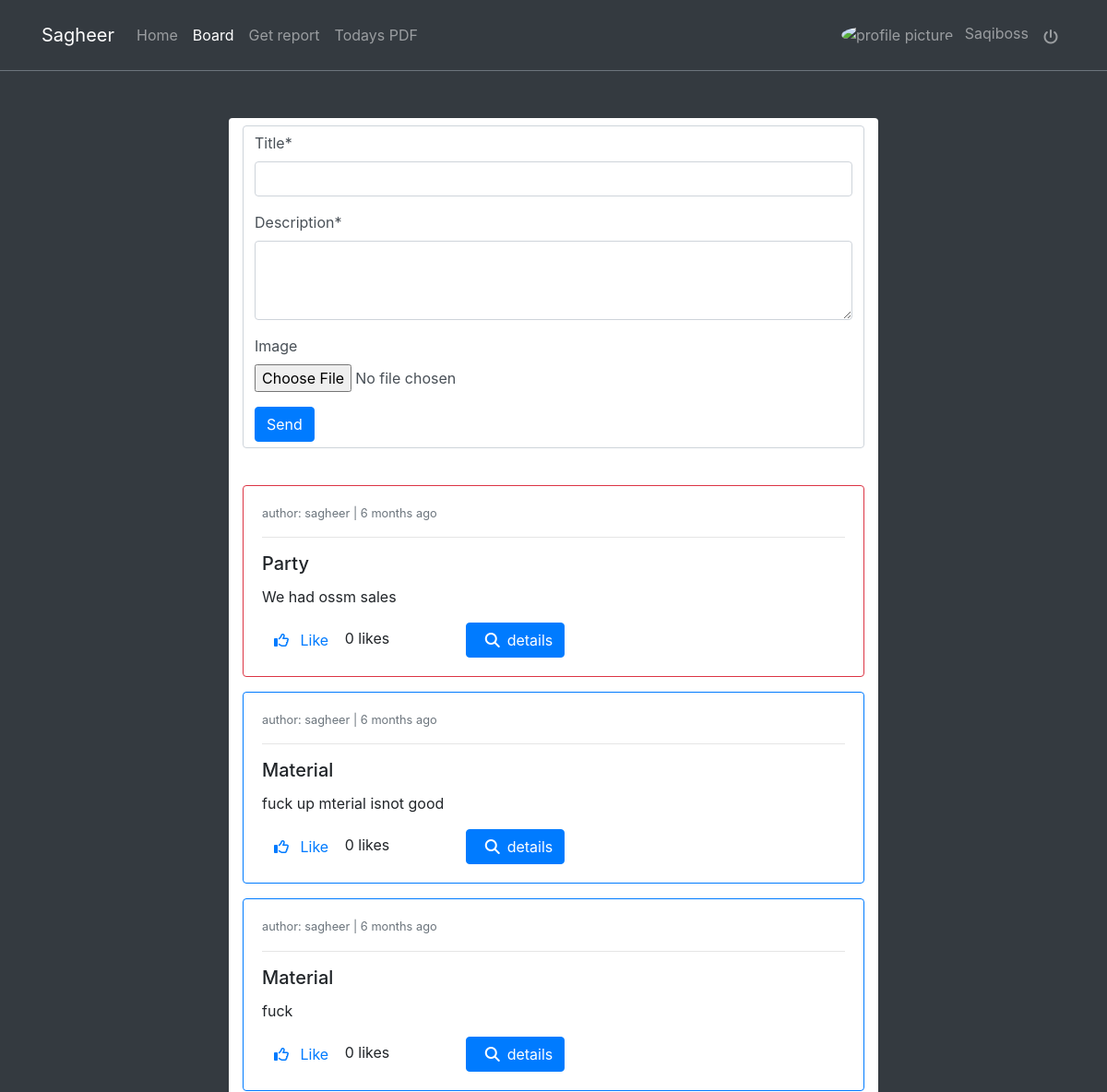
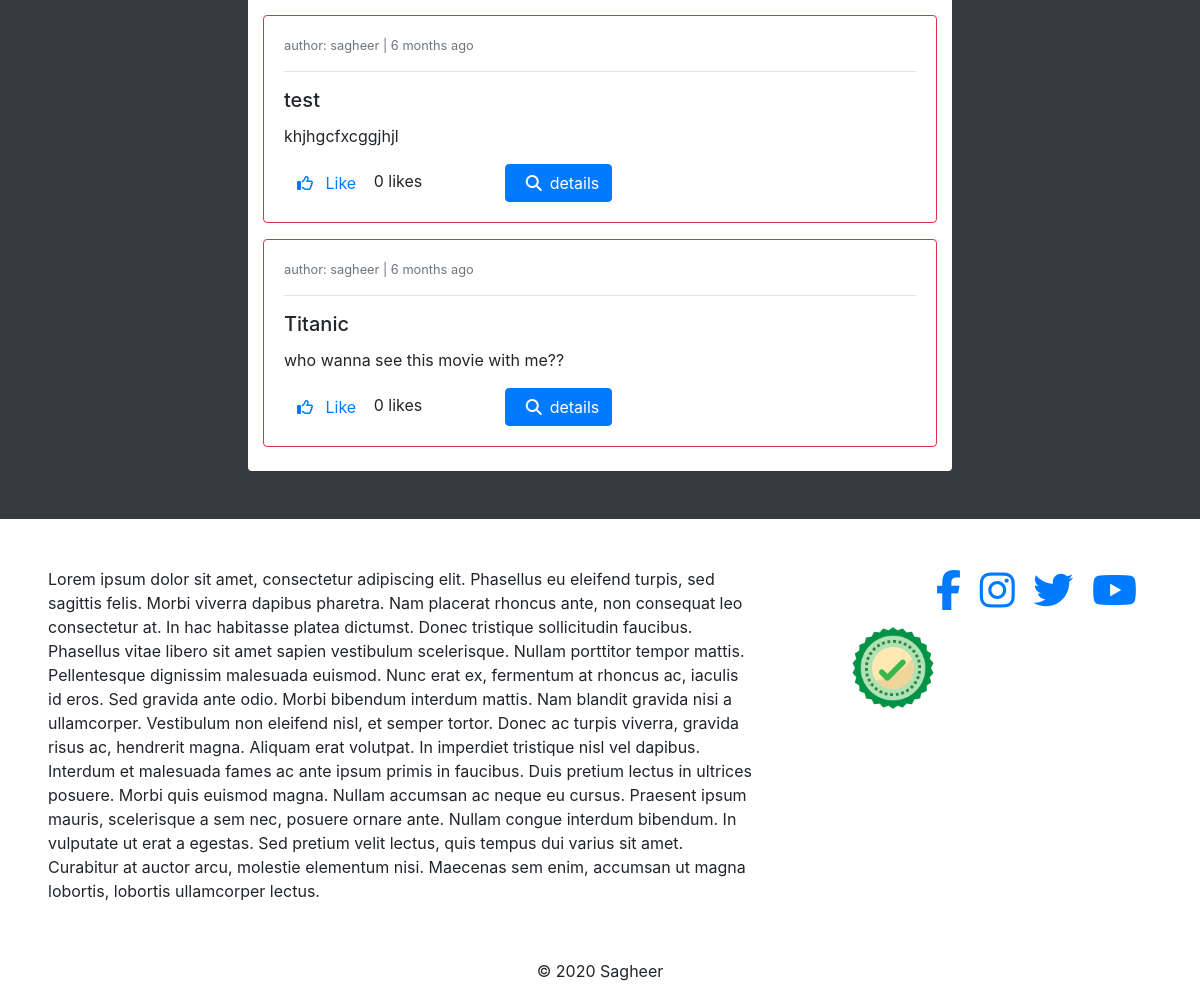
The app's page /posts/ (signed in) with its own data (2 pictures, top to bottom).
### posts/models.py (models this page shows, shortened)
class Post(models.Model):
    author = models.ForeignKey(Profile, on_delete=models.CASCADE)
    liked = models.ManyToManyField(Profile, related_name="liked", blank=True)
    updated = models.DateTimeField(auto_now=True)
    created = models.DateTimeField(auto_now_add=True)

class GeneralPost(Post):
    title = models.CharField(max_length=200)
    description = models.TextField(max_length=360)
    image = models.ImageField(upload_to=get_upload_path, blank=True, validators=[
                              FileExtensionValidator(['png', 'jpg', 'jpeg'])])
    def get_absolute_url(self):
        return reverse("posts:gp-detail", kwargs={"pk": self.pk})

class Post(models.Model):
    author = models.ForeignKey(Profile, on_delete=models.CASCADE)
    liked = models.ManyToManyField(Profile, related_name="liked", blank=True)
    updated = models.DateTimeField(auto_now=True)
    created = models.DateTimeField(auto_now_add=True)

class ProblemPost(Post):
    report = models.ForeignKey(Report, on_delete=models.CASCADE)
    problem_reported = models.ForeignKey(
        ProblemReported, on_delete=models.CASCADE)
    objects = PostManager()
    def get_absolute_url(self):
        return reverse("posts:pp-detail", kwargs={"pk1": self.pk, 'pk': self.problem_reported.id})

### profiles/models.py (models this page shows)
class Profile(models.Model):
    user=models.OneToOneField(User,on_delete=models.CASCADE)
    bio=models.TextField()
    profile_picture=models.ImageField(upload_to=get_upload_path,default='uploads/profile/img/avatar.png',validators=[FileExtensionValidator(['png','jpg','jpeg'])])
    website=models.CharField(max_length=220)
    updated=models.DateTimeField(auto_now=True)
    created=models.DateTimeField(auto_now_add=True)
    def __str__(self):
        return "{}".format(self.user)

### reports/models.py (models this page shows, shortened)
class ProblemReported(models.Model):
    category=models.ForeignKey(Category,on_delete=models.CASCADE)
    description=models.TextField()
    problem_id=models.CharField(max_length=12,unique=True,blank=True,default=random_code)
    breakdown=models.PositiveIntegerField()
    public=models.BooleanField(default=False)
    user=models.ForeignKey(User,on_delete=models.CASCADE)
    report=models.ForeignKey(Report,on_delete=models.CASCADE)
    updated=models.DateTimeField(auto_now=True)
    created=models.DateTimeField(auto_now_add=True)
    objects=ProblemReportedManager()

### category/models.py (models this page shows)
class Category(models.Model):
    name=models.CharField(max_length=100)
    description=models.TextField(blank=True)
    updated=models.DateTimeField(auto_now=True)
    created=models.DateTimeField(auto_now_add=True)
    def __str__(self):
        return self.name
    class Meta:
        verbose_name="Category"
        verbose_name_plural="Categories"

### posts/views.py (the view)
# urls.py: path('', PostCreateView.as_view(), name="post-list"),
class PostCreateView(FormUserRequiredMixin, CreateView):
    form_class = PostForm
    template_name = 'posts/board.html'
    success_url = reverse_lazy('posts:post-list')
    def get_context_data(self, **kwargs):
        qs1 = ProblemPost.objects.public_only()
        qs2 = GeneralPost.objects.all()
        qs = sorted(chain(qs1, qs2), reverse=True, key=lambda obj: obj.created)
        context = super().get_context_data(**kwargs)
        context["object_list"] = qs
        return context

### posts/forms.py (shortened to what this page needs)
class PostForm(forms.ModelForm):
    description = forms.CharField(widget=forms.Textarea(attrs={'rows': 3}))
    class Meta:
        model = GeneralPost
        fields = ('title', 'description', 'image',)

### posts/models.py (called while the page is built)
    def public_only(self):
        return self.filter(problem_reported__public=True)

### profiles/context_processors.py (called while the page is built)
def profile_pic(request):
    if request.user.is_authenticated:
        user=request.user
        try:
            profile_obj=Profile.objects.get(user=user)
            pic=profile_obj.profile_picture
        except Profile.DoesNoTExist:
            pic=None
        return {'picture':pic}
    return {}

def get_profile(request):
    if request.user.is_authenticated:
        user=request.user
        try:
            profile_obj=Profile.objects.get(user=user)
        except Profile.DoesNotExist:
            pic=None
        return {"profile":profile_obj}
    return {}

### posts/templates/posts/board.html (shortened to what this page needs)
{% extends 'base.html' %}
{% load crispy_forms_tags %}
{% block content %}
<div class="col-8 mx-auto p-5">
<div class="container bg-white pt-2 pb-4 rounded">
    <form action="" method="POST" class="form-control" enctype="multipart/form-data" autocomplete="off">
        {{ form|crispy }}
        <button type="submit" class="btn btn-primary">Send</button>
    </form>
<br>
{% for obj in object_list %}
{% if obj.problem_reported %}
    <div class="card card-body mt-3 border border-primary">
    <small class="text-muted">author: {{ obj.problem_reported.user}} | {{obj.problem_reported.created|timesince}} ago </small>
    <hr>
    <h5 class="card-title">{{ obj.problem_reported.category}}</h5>
    <p class="card-text">{{ obj.problem_reported.description}}</p>
{% else %}
    <div class="card card-body mt-3 border border-danger">
    <small class="text-muted">author: {{ obj.author}} | {{obj.created|timesince}} ago </small>
    <hr>
    <h5 class="card-title">{{ obj.title}}</h5>
    <p class="card-text">{{ obj.description}}</p>
{% endif %}
<form action="{% url 'posts:post-like' %}" method="POST">
<div class="row">
<div class="col-4">
<button class="btn btn-link" type="submit" style="text-decoration:none">
{% if profile not in obj.liked.all %}
<i class="far fa-thumbs-up"></i>
<span class="ml-2">Like</span></button>
{% else %}
<i class="far fa-thumbs-down"></i>
<span class="ml-2">Unlike</span></button>
{% endif %}
<span>{{ obj.liked.all.count }} likes</span>
</div>
</form>
<div class="col-3">
<a href="{{ obj.get_absolute_url }}" class="btn btn-primary"><span class="ml-2"><i class="fas fa-search mr-2"></i>details</span></a>
</div>
</div>
</div>
{% endfor %}
{% endblock content %}

### templates/navbar.html (shortened to what this page needs)
{% url 'profiles:profile-view' as path_profiles %}
{% url 'reports:home' as path_home %}
{% url 'posts:post-list' as path_board %}
{% url 'reports:select-view' as path_report %}
<nav class="navbar navbar-icon-top navbar-expand-lg navbar-dark bg-dark border-bottom border-secondary fixed-top py-3">
    <div class="container">
        <a class="navbar-brand" href="{{ path_home }}">Sagheer</a>
        <div class="collapse navbar-collapse" id="navbarSupportedContent">
            <ul class="navbar-nav mr-auto">
                <li class="nav-item {% if request.path == path_home %}active{% endif %}">
                    <a class="nav-link" href="{% url 'reports:home'%}">Home</a>
                </li>
                <li class="nav-item {% if request.path == path_board %}active{% endif %}">
                    <a class="nav-link" href="{% url 'posts:post-list' %}">Board</a>
                </li>
                <li class="nav-item {% if request.path == path_report %}active{% endif %}">
                    <a class="nav-link" href="{% url 'reports:select-view' %}">Get report</a>
                </li>
                <li class="nav-item">
                    <a class="nav-link" href="{% url 'reports:pdf' %}">Todays PDF</a>
                </li>
            </ul>
            <ul class="navbar-nav">
                {% if request.user.is_authenticated %}
                    <li class="nav-item {% if request.path == path_profiles %}active{% endif %}">
                        <a class="nav-link" href="{% url 'profiles:profile-view' %}">
                            <img style="height:35px;width:35px; border-radius: 50%;" src="{{picture.url}}" class="img-avatar" alt="profile picture">
                            <span class="ml-2">{{request.user}}</span>
                        </a>
                    </li>
                    <li class="nav-item">
                        <a class="nav-link" href="{% url 'account_logout'%}"><i class="fas fa-power-off mt-2"></i></a>
                    </li>
                    {% else %}
                     <li class="nav-item">
                        <a class="nav-link" href="{% url 'account_login'%}"><i class="fa fa-sign-in-alt"></i></a>
                    </li>
                {% endif %}
            </ul>
        </div>
    </div>
</nav>

### static_project/css/style.css (style rules this page uses)
.img-avatar { height:35px; width:35px; border-radius: 50%; }

### records on screen
GeneralPost: author "sagheer", created "6 months", title "Party", description "We had ossm sales", shows "Like", liked.all.count "0"
ProblemPost: problem_reported.user "sagheer", problem_reported.created "6 months", problem_reported.category "Material", problem_reported.description "fuck up mterial isnot good", shows "Like", liked.all.count "0"
ProblemPost: problem_reported.user "sagheer", problem_reported.created "6 months", problem_reported.category "Material", problem_reported.description "fuck", shows "Like", liked.all.count "0"
GeneralPost: author "sagheer", created "6 months", title "test", description "khjhgcfxcggjhjl", shows "Like", liked.all.count "0"
GeneralPost: author "sagheer", created "6 months", title "Titanic", description "who wanna see this movie with me??", shows "Like", liked.all.count "0"

### other values on screen
{{ request.user }} "Saqiboss"
